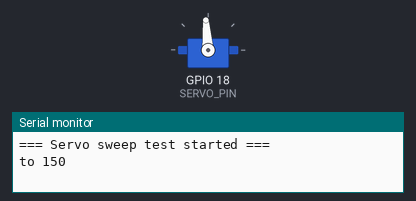
Recording of a sketch running on a simulated ESP32. On the bench: servo, the last lines printed to the serial monitor.

Above: at 1.55 s.
At 2.45 s:
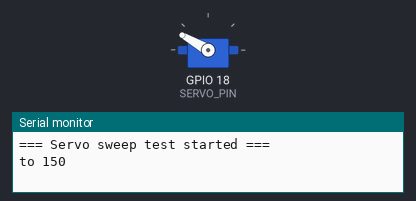
At 3.35 s:
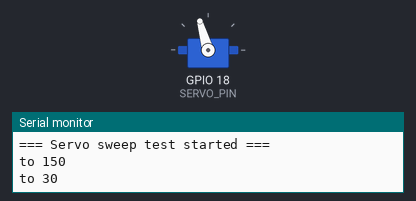
At 5.4 s:
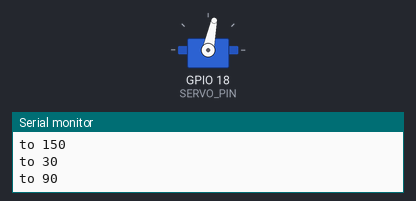
Timing chart, 0 to 8.7 s (numbered marks = the images above):
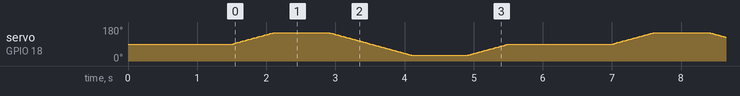

The sketch:

servo_sweep_test.ino
```cpp
/*
  servo_sweep_test.ino  -  ESP32, servo only (no sensor, no motors)

  Sweeps the servo slowly: 90 -> 150 -> 30 -> 90, forever.
  Servo wires:  signal (orange/yellow) -> GPIO 18
                red                    -> VIN (5V)
                brown/black            -> GND
  Library: ESP32Servo. Open the Serial Monitor at 115200.

  If "=== Servo sweep test started ===" keeps appearing, the ESP32 is
  resetting (power problem), not the servo failing.
*/
#include <ESP32Servo.h>

const int SERVO_PIN = 18;
Servo scanner;

void goTo(int from, int to) {              // slow move, gentle on the supply
  int step = (to > from) ? 2 : -2;
  for (int a = from; a != to; a += step) {
    scanner.write(a);
    delay(20);
  }
  scanner.write(to);
}

void setup() {
  Serial.begin(115200);
  delay(500);
  Serial.println("=== Servo sweep test started ===");
  scanner.setPeriodHertz(50);
  scanner.attach(SERVO_PIN, 500, 2400);
  scanner.write(90);
  delay(1000);
}

void loop() {
  Serial.println("to 150");  goTo(90, 150);   delay(800);
  Serial.println("to 30");   goTo(150, 30);   delay(800);
  Serial.println("to 90");   goTo(30, 90);    delay(1500);
}
```
